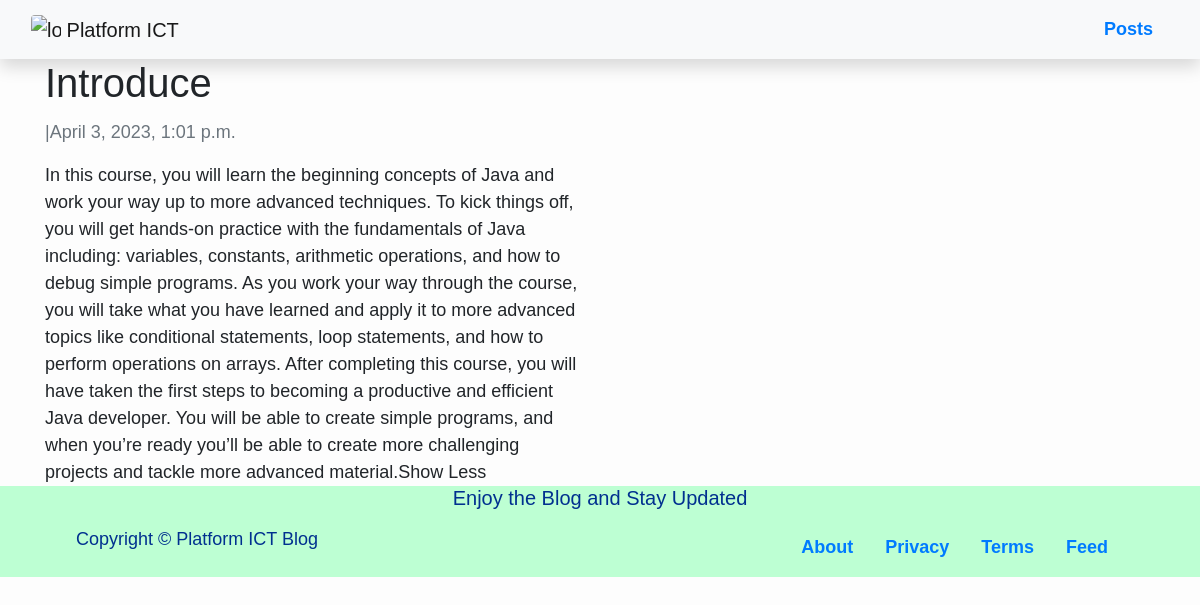
Page /intro/ on the committed database.
### blog/models.py (models this page shows, shortened)
class posts(models.Model):
    title = models.CharField(max_length=100, unique=True)
    slug = models.SlugField(max_length=100, unique=True)
    author = models.ForeignKey(User, on_delete=models.CASCADE)
    updated_on = models.DateTimeField(auto_now= True)
    created_on = models.DateTimeField(auto_now_add=True)
    content = models.TextField()
    metades = models.CharField(max_length=50, default="new post")
    status = models.IntegerField(choices=STATUS, default=0)
    class Meta:
        verbose_name_plural = "Posts"
        ordering = ['-created_on']

### blog/views.py (the view)
# urls.py: path('<slug:slug>/', postdetail.as_view(), name='post_detail'),
class postdetail(generic.DetailView):
    model = posts
    template_name = 'post.html'

### blog/templates/post.html (shortened to what this page needs)
{% extends 'base.html' %}
{% block content %}
<div class="container">
  <div class="row">
<div class="col-md-6 left">
        <h1 class="card-title">{% block title %} {{ object.title }} {% endblock title %}</h1>
        <p class=" text-muted">{{ object.author.first_name }} {{ object.author.last_name }} |{{ object.created_on }}</p>
        <p class="card-text">{{ object.content | safe }}</p>
      </div>
       </div>
       </div>
{% endblock content %}

### blog/templates/base.html (style rules this page uses)
html, body { height: 100%; }
body { font-family: sans-serif; font-size: 18px; background-color: #fdfdfd; display: flex; flex-direction: column; }

### rows in the picture
posts: title "Introduce", created_on "April 3, 2023, 1:01 p.m.", content "In this course, you will learn the beginning concepts of Java and work your way up to more advanced techniques. To kick things off, you will get hands-on practice with the fundamentals of Java including: variables, constants, arithmetic operations, and how to debug simple programs. As you work your way through the course, you will take what you have learned and apply it to more advanced topics like conditional statements, loop statements, and how to perform operations on arrays. After completing this course, you will have taken the first steps to becoming a productive and efficient Java developer. You will be able to create simple programs, and when you’re ready you’ll be able to create…"
